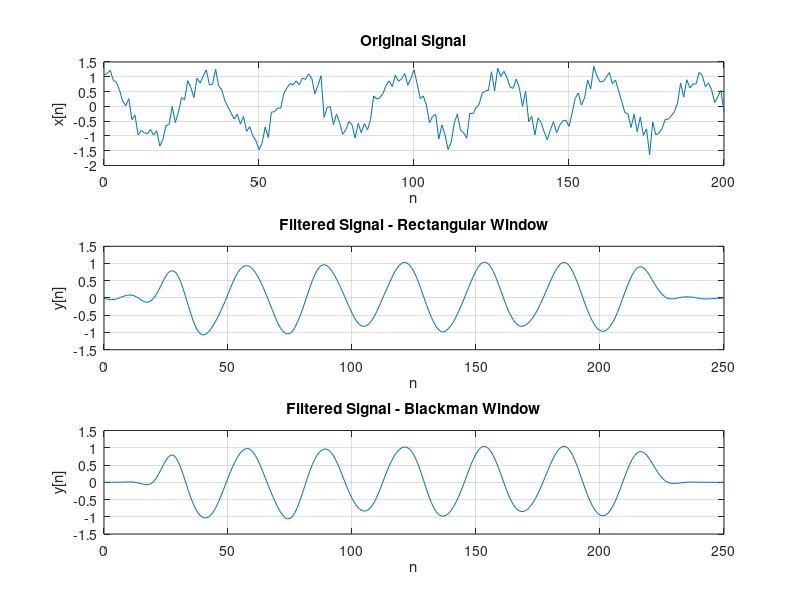

The MATLAB source for this figure:
N = 51;
n = 0 : N-1;
w_c = pi / 7;
n_c = (N-1)/2;

n_samples = 0:200;
x_n = cos(pi * n_samples / 16) + 0.25 * randn(1,201);

% Define the impulse response h[n] for both windows
h_i = sin(w_c * (n - n_c)) ./ (pi * (n - n_c));
h_i(n == n_c) = w_c / pi; 

% Apply rectangular and Blackman windows
w_n = rectwin(N)';
h_n = h_i .* w_n;

w_n1 = blackman(N)';
h_n1 = h_i .* w_n1;

% Perform convolution to filter the signal
y_rect = conv(x_n, h_n);
y_blackman = conv(x_n, h_n1);

% Plotting the results
figure;
subplot(3,1,1);
plot(n_samples, x_n);
title('Original Signal');
xlabel('n');
ylabel('x[n]');
grid on;

subplot(3,1,2);
plot(0:length(y_rect)-1, y_rect);
title('Filtered Signal - Rectangular Window');
xlabel('n');
ylabel('y[n]');
grid on;

subplot(3,1,3);
plot(0:length(y_blackman)-1, y_blackman);
title('Filtered Signal - Blackman Window');
xlabel('n');
ylabel('y[n]');
grid on;
